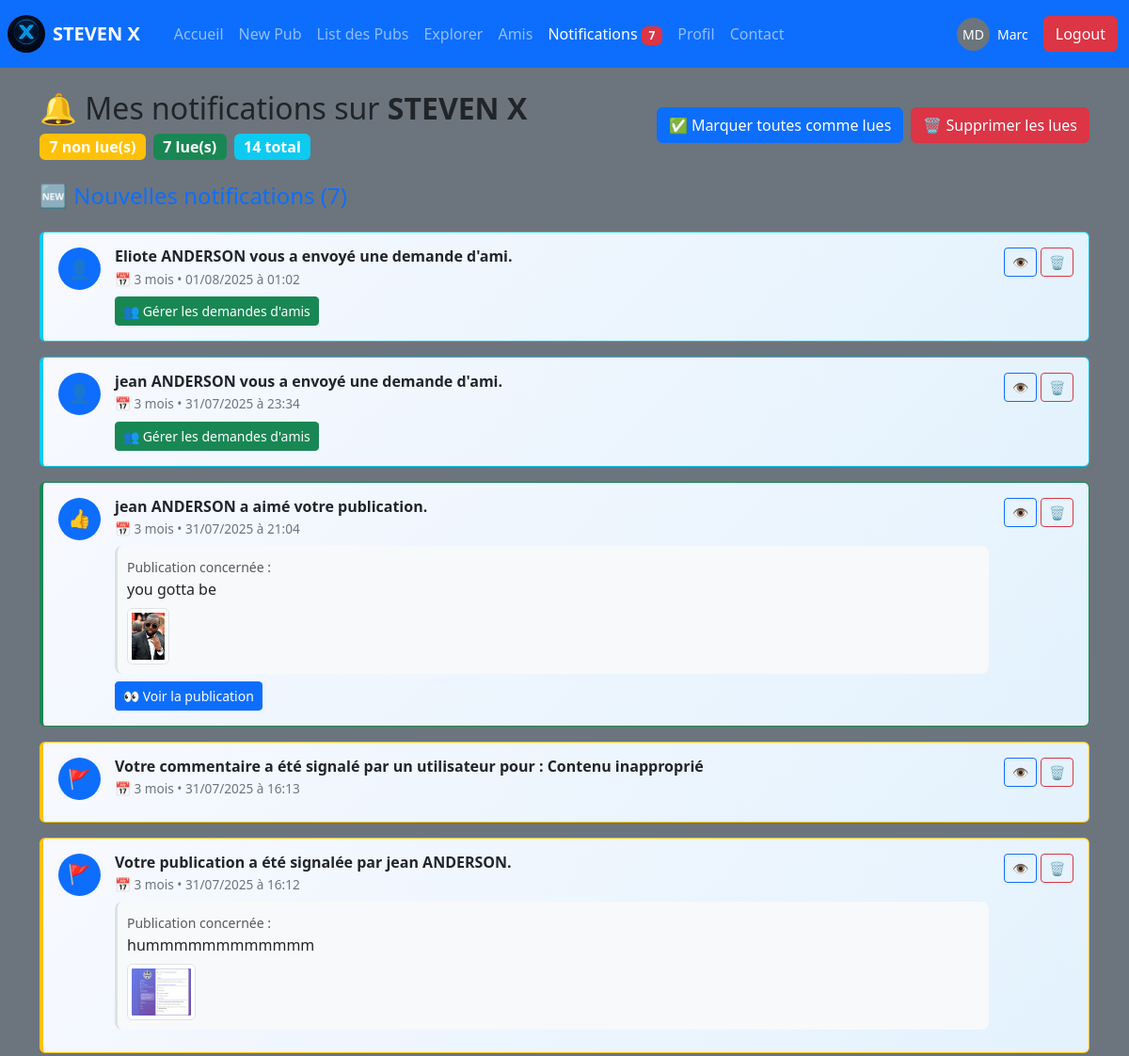
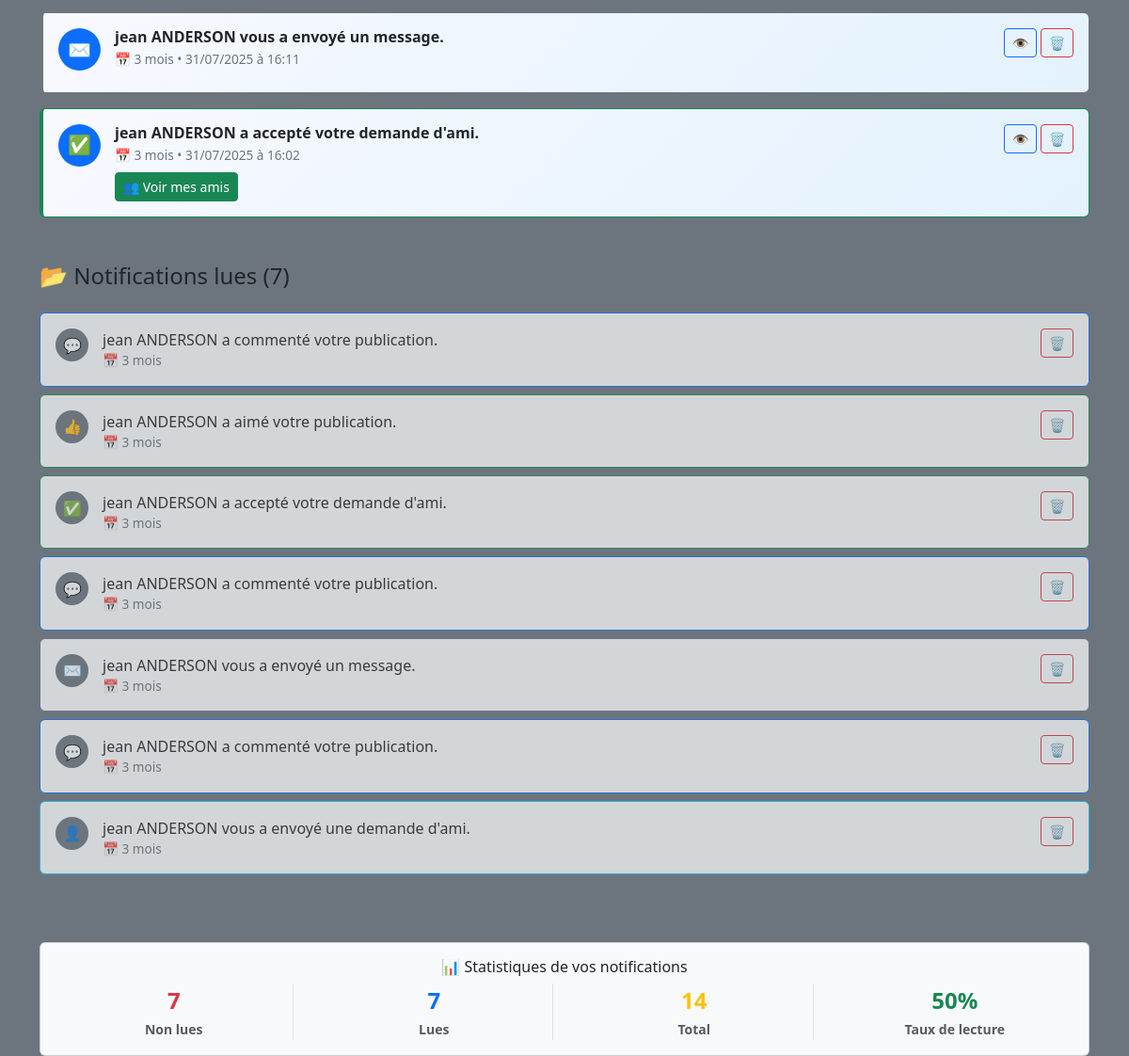
/notifications.php (signed in), run on the app's committed database (2 pictures, top to bottom).
### tables this page shows
CREATE TABLE `notifications` (
  `id` int(11) NOT NULL,
  `user_id` int(11) NOT NULL,
  `type` varchar(50) NOT NULL,
  `message` text NOT NULL,
  `element_id` int(11) DEFAULT NULL,
  `lu` tinyint(1) DEFAULT 0,
  `date_creation` datetime DEFAULT current_timestamp()
);

CREATE TABLE `publications` (
  `id` int(11) NOT NULL,
  `user_id` int(11) NOT NULL,
  `contenu` text NOT NULL,
  `date_ajout` timestamp NOT NULL DEFAULT current_timestamp() ON UPDATE current_timestamp(),
  `date_modification` timestamp NOT NULL DEFAULT current_timestamp() ON UPDATE current_timestamp(),
  `image` varchar(255) DEFAULT NULL
);

### notifications.php (the view, shortened to what the rows shown need)
<?php
include('bdd.php');
try {
    $stmt = $pdo->prepare("
        SELECT n.*,
               u.nom, u.prenom, u.mail,
               p.contenu as publication_contenu,
               p.image as publication_image,
               p.user_id as publication_auteur_id
        FROM notifications n
        LEFT JOIN user u ON n.element_id = u.id AND n.type IN ('demande_ami', 'ami_accepte')
        LEFT JOIN publications p ON n.element_id = p.id AND n.type IN ('like', 'dislike', 'commentaire', 'signalement', 'suppression')
        WHERE n.user_id = ?
        ORDER BY n.date_creation DESC
    ");
    $stmt->execute([$_SESSION['user_id']]);
    $notifications = $stmt->fetchAll(PDO::FETCH_ASSOC);
} catch (PDOException $e) {
    $notifications = [];
    $nb_non_lues = 0;
    $nb_lues = 0;
    $error = "Erreur lors du chargement des notifications.";
}
function getNotificationIcon($type) {
    switch($type) {
        case 'like': return '👍';
        case 'commentaire': return '💬';
        case 'signalement': return '🚩';
        case 'demande_ami': return '👤';
        case 'ami_accepte': return '✅';
        case 'message': return '✉️';
    }
}
function getNotificationBorderColor($type) {
    switch($type) {
        case 'like': return 'border-success';
        case 'commentaire': return 'border-primary';
        case 'signalement': return 'border-warning';
        case 'demande_ami': return 'border-info';
        case 'ami_accepte': return 'border-success';
        case 'message': return 'border-secondary';
    }
}
function timeAgo($datetime) {
    $time = time() - strtotime($datetime);
    if ($time < 31536000) return floor($time/2592000) . ' mois';
    return floor($time/31536000) . ' an';
}
?>
<!DOCTYPE html>
<html lang="fr">
<head>
    <link href="https://cdn.jsdelivr.net/npm/bootstrap@5.3.7/dist/css/bootstrap.min.css" rel="stylesheet">
</head>
<body class="color bg-secondary">
    <div class="container mt-4">
        <div class="row mb-4">
            <div class="col-12">
                <div class="d-flex justify-content-between align-items-center">
                    <div>
                        <h2>🔔 Mes notifications sur <strong>STEVEN X</strong></h2>
                    </div>
                </div>
            </div>
        </div>
        <div class="row">
            <div class="col-12">
                <?php if (empty($notifications)): ?>
                <div class="alert alert-info text-center py-5">
                    <div class="fs-1 mb-3">📭</div>
                    <h4>Aucune notification</h4>
                    <p class="mb-0">Vous n'avez pas encore de notifications. Interagissez avec d'autres utilisateurs
                        pour en recevoir !</p>
                    <a href="dash.php" class="btn btn-primary mt-3">Explorer les publications</a>
                </div>
                <?php else: ?>
                <?php
                $notifications_non_lues = array_filter($notifications, function($notif) { return !$notif['lu']; });
                if (!empty($notifications_non_lues)):
                ?>
                <div class="mb-5">
                    <?php foreach ($notifications_non_lues as $notif): ?>
                    <div
                        class="card notification-card notification-unread mb-3 <?php echo getNotificationBorderColor($notif['type']); ?>">
                        <div class="card-body">
                            <div class="d-flex align-items-start">
                                <div class="notification-icon bg-primary text-white">
                                    <?php echo getNotificationIcon($notif['type']); ?>
                                </div>
                                <div class="notification-content">
                                    <div class="d-flex justify-content-between align-items-start">
                                        <div class="flex-grow-1">
                                            <h6 class="mb-1 fw-bold">
                                                <?php echo htmlspecialchars($notif['message']); ?>
                                            </h6>
                                            <div class="notification-time">
                                                📅 <?php echo timeAgo($notif['date_creation']); ?>
                                                • <?php echo date('d/m/Y à H:i', strtotime($notif['date_creation'])); ?>
                                            </div>
                                            <?php if ($notif['type'] == 'like' || $notif['type'] == 'dislike' || $notif['type'] == 'commentaire' || $notif['type'] == 'signalement'): ?>
                                            <?php if (!empty($notif['publication_contenu'])): ?>
                                            <div class="notification-preview mt-2">
                                                <small class="text-muted">Publication concernée :</small><br>
                                                <span class="fw-medium">
                                                    <?php echo htmlspecialchars(substr($notif['publication_contenu'], 0, 100)); ?>
                                                </span>
                                                <?php if (!empty($notif['publication_image'])): ?>
                                                <div class="mt-2">
                                                    <img src="uploads/<?php echo htmlspecialchars($notif['publication_image']); ?>"
                                                        class="img-thumbnail"
                                                        style="max-width: 100px; max-height: 60px;" alt="Image">
                                                </div>
                                                <?php endif; ?>
                                            </div>
                                            <?php endif; ?>
                                            <?php endif; ?>
                                        </div>
                                        <div class="d-flex gap-1 ms-3">
                                            <form method="POST" class="d-inline">
                                                <button type="S'inscrire" name="marquer_lue"
                                                    class="btn btn-sm btn-outline-primary" title="Marquer comme lue">
                                                    👁️
                                                </button>
                                            </form>
                                            <form method="POST" class="d-inline">
                                                <button type="S'inscrire" name="supprimer_notification"
                                                    class="btn btn-sm btn-outline-danger"
                                                    onclick="return confirm('Supprimer cette notification ?')"
                                                    title="Supprimer">
                                                    🗑️
                                                </button>
                                            </form>
                                        </div>
                                    </div>
                                    <div class="mt-2">
                                        <?php if ($notif['type'] == 'like' || $notif['type'] == 'dislike' || $notif['type'] == 'commentaire'): ?>
                                        <a href="commentaire_pub.php?id=<?php echo $notif['element_id']; ?>"
                                            class="btn btn-sm btn-primary">
                                            👀 Voir la publication
                                        </a>
                                        <?php elseif ($notif['type'] == 'demande_ami'): ?>
                                        <a href="amis.php" class="btn btn-sm btn-success">
                                            👥 Gérer les demandes d'amis
                                        </a>
                                        <?php elseif ($notif['type'] == 'ami_accepte'): ?>
                                        <a href="amis.php" class="btn btn-sm btn-success">
                                            👥 Voir mes amis
                                        </a>
                                        <?php endif; ?>
                                    </div>
                                </div>
                            </div>
                        </div>
                    </div>
                    <?php endforeach; ?>
                </div>
                <?php endif; ?>
                <?php
                $notifications_lues = array_filter($notifications, function($notif) { return $notif['lu']; });
                if (!empty($notifications_lues)):
                ?>
                <div class="mb-4">
                    <?php foreach ($notifications_lues as $notif): ?>
                    <div class="card notification-card mb-2 <?php echo getNotificationBorderColor($notif['type']); ?>"
                        style="opacity: 0.7;">
                        <div class="card-body py-3">
                            <div class="d-flex align-items-start">
                                <div class="notification-icon bg-secondary text-white"
                                    style="width: 35px; height: 35px; font-size: 16px;">
                                    <?php echo getNotificationIcon($notif['type']); ?>
                                </div>
                                <div class="notification-content">
                                    <div class="d-flex justify-content-between align-items-start">
                                        <div class="flex-grow-1">
                                            <span class="mb-1">
                                                <?php echo htmlspecialchars($notif['message']); ?>
                                            </span>
                                            <div class="notification-time">
                                                📅 <?php echo timeAgo($notif['date_creation']); ?>
                                            </div>
                                        </div>
                                        <form method="POST" class="d-inline ms-3">
                                            <button type="S'inscrire" name="supprimer_notification"
                                                class="btn btn-sm btn-outline-danger"
                                                onclick="return confirm('Supprimer cette notification ?')"
                                                title="Supprimer">
                                                🗑️
                                            </button>
                                        </form>
                                    </div>
                                </div>
                            </div>
                        </div>
                    </div>
                    <?php endforeach; ?>
                </div>
                <?php endif; ?>
                <?php endif; ?>
            </div>
        </div>
    </div>
</body>
</html>

### data on the page
notifications: message "Eliote ANDERSON vous a envoyé une demande d'ami.", date_creation "3 mois", date_creation "01/08/2025 à 01:02", type "👥 Gérer les demandes d'amis"
notifications: message "jean ANDERSON vous a envoyé une demande d'ami.", date_creation "3 mois", date_creation "31/07/2025 à 23:34", type "👥 Gérer les demandes d'amis"
notifications: type "👍", message "jean ANDERSON a aimé votre publication.", date_creation "3 mois", date_creation "31/07/2025 à 21:04", publications.contenu "you gotta be", publications.image (picture)
notifications: type "🚩", message "Votre commentaire a été signalé par un utilisateur pour : Contenu inapproprié", date_creation "3 mois", date_creation "31/07/2025 à 16:13"
notifications: type "🚩", message "Votre publication a été signalée par jean ANDERSON.", date_creation "3 mois", date_creation "31/07/2025 à 16:12", publications.contenu "hummmmmmmmmmmm", publications.image (picture)
notifications: type "✉️", message "jean ANDERSON vous a envoyé un message.", date_creation "3 mois", date_creation "31/07/2025 à 16:11"
notifications: type "✅", message "jean ANDERSON a accepté votre demande d'ami.", date_creation "3 mois", date_creation "31/07/2025 à 16:02", shows "👥 Voir mes amis"
notifications: type "💬", message "jean ANDERSON a commenté votre publication.", date_creation "3 mois"
notifications: type "👍", message "jean ANDERSON a aimé votre publication.", date_creation "3 mois"
notifications: type "✅", message "jean ANDERSON a accepté votre demande d'ami.", date_creation "3 mois"
notifications: type "💬", message "jean ANDERSON a commenté votre publication.", date_creation "3 mois"
notifications: type "✉️", message "jean ANDERSON vous a envoyé un message.", date_creation "3 mois"
notifications: type "💬", message "jean ANDERSON a commenté votre publication.", date_creation "3 mois"
notifications: message "jean ANDERSON vous a envoyé une demande d'ami.", date_creation "3 mois"

### other printed values
$nb_non_lues "7"
$_SESSION['user_prenom'] "Marc"
$nb_lues "7"
count($notifications) "14"
count($notifications_lues) "7"
